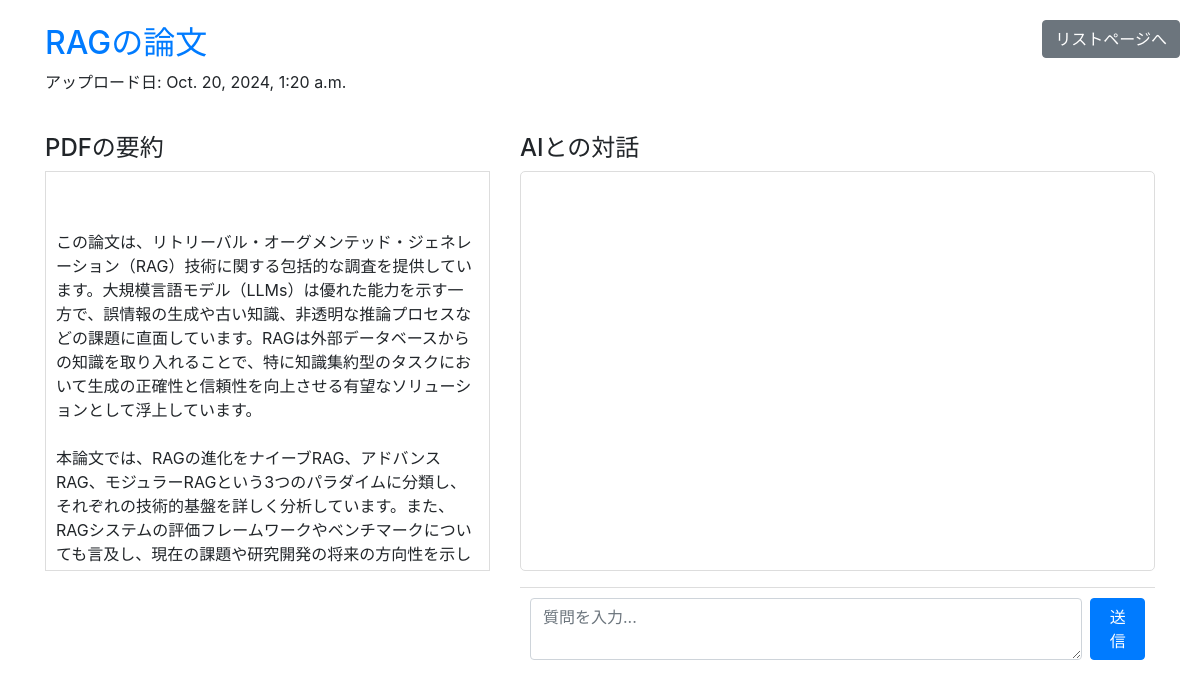
The page /test/document/7/ on the database its author committed.
### book_app/models.py (models this page shows, shortened)
class Document(models.Model):
    title = models.CharField(max_length=100)
    pdf_file = models.FileField(upload_to='pdfs/')  # アップロード先のディレクトリを指定
    uploaded_at = models.DateTimeField(auto_now_add=True)
    text_content = models.TextField(blank=True)
    text_summary = models.TextField(blank=True)

### book_app/views.py (the view)
# urls.py: path('document/<int:pk>/', views.document_detail, name='document_detail'),
def document_detail(request, pk):
    document = get_object_or_404(Document, pk=pk)
    return render(request, 'document_detail.html', {'document': document})

### templates/document_detail.html (shortened to what this page needs)
<!DOCTYPE html>
<html lang="en">
<head>
    <link href="https://maxcdn.bootstrapcdn.com/bootstrap/4.5.2/css/bootstrap.min.css" rel="stylesheet">
</head>
<body>
    <div class="container mt-4">
        <div class="list-link">
          <a href="{% url 'pdf_list' %}" class="btn btn-secondary">リストページへ</a>
      </div>
        <div class="row mb-4">
            <div class="col-12">
                <h2>
                  <a href="{{ document.pdf_file.url }}" target="_blank">{{ document.title }}</a>
                </h2>
                <p>アップロード日: {{ document.uploaded_at }}</p>
            </div>
        </div>
        <div class="row">
            <div class="col-md-5">
                <h4>PDFの要約</h4>
                <div class="summary" style="white-space: pre-wrap; border: 1px solid #ddd; padding: 10px; height: 400px; overflow-y: auto;">
                    <div>{{ document.text_summary }}</div>
                </div>
            </div>
            <div class="col-md-7 d-flex flex-column">
                <h4>AIとの対話</h4>
                <div style="white-space: pre-wrap;" id="chat-container" class="chat-container mb-3">
                </div>
                <div class="chat-input mt-auto">
                    <form id="chat-form" class="d-flex">
                        <textarea id="user-input" class="form-control" rows="1" placeholder="質問を入力..."></textarea>
                        <button type="submit" class="btn btn-primary ml-2">送信</button>
                    </form>
                </div>
            </div>
        </div>
    </div>
</body>
</html>

### templates/document_detail.html (style rules this page uses)
.chat-container { border: 1px solid #ddd; border-radius: 5px; padding: 10px; height: 400px; overflow-y: auto; }
.chat-input { width: 100%; border-top: 1px solid #ddd; padding: 10px; }
.list-link { position: absolute; top: 20px; right: 20px; z-index: 1000; }

### rows shown on the page
Document: title "RAGの論文", uploaded_at "Oct. 20, 2024, 1:20 a.m.", text_summary "この論文は、リトリーバル・オーグメンテッド・ジェネレーション（RAG）技術に関する包括的な調査を提供しています。大規模言語モデル（LLMs）は優れた能力を示す一方で、誤情報の生成や古い知識、非透明な推論プロセスなどの課題に直面しています。RAGは外部データベースからの知識を取り入れることで、特に知識集約型のタスクにおいて生成の正確性と信頼性を向上させる有望なソリューションとして浮上しています。…"
